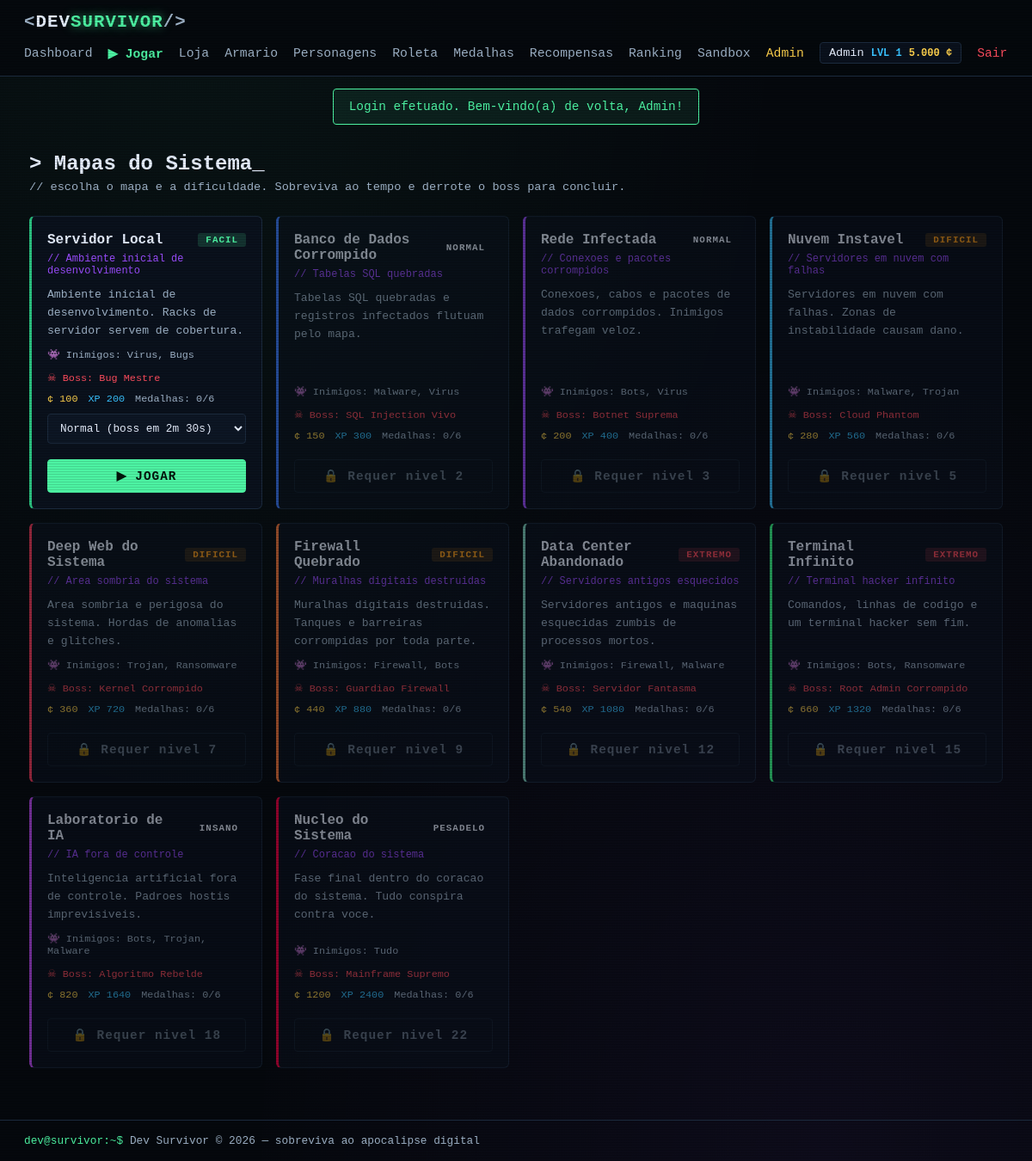
Screenshot of /pages/maps.php (signed in) with the database file from the repository.
### tables this page shows
CREATE TABLE players_stats (
  id                  INT UNSIGNED NOT NULL AUTO_INCREMENT,
  user_id             INT UNSIGNED NOT NULL,
  level               INT UNSIGNED NOT NULL DEFAULT 1,
  xp                  INT UNSIGNED NOT NULL DEFAULT 0,
  coins               INT UNSIGNED NOT NULL DEFAULT 0,
  total_score         BIGINT UNSIGNED NOT NULL DEFAULT 0,
  total_kills         INT UNSIGNED NOT NULL DEFAULT 0,
  total_matches       INT UNSIGNED NOT NULL DEFAULT 0,
  total_survival_time INT UNSIGNED NOT NULL DEFAULT 0,
  best_score          INT UNSIGNED NOT NULL DEFAULT 0,
  best_kills          INT UNSIGNED NOT NULL DEFAULT 0,
  best_survival_time  INT UNSIGNED NOT NULL DEFAULT 0,
  maps_completed      INT UNSIGNED NOT NULL DEFAULT 0,
  last_free_roulette  DATE NULL,
  created_at          TIMESTAMP NOT NULL DEFAULT CURRENT_TIMESTAMP,
  updated_at          TIMESTAMP NOT NULL DEFAULT CURRENT_TIMESTAMP ON UPDATE CURRENT_TIMESTAMP,
  PRIMARY KEY (id),
  UNIQUE KEY uq_stats_user (user_id),
  CONSTRAINT fk_stats_user FOREIGN KEY (user_id) REFERENCES users (id) ON DELETE CASCADE
);

CREATE TABLE users (
  id         INT UNSIGNED NOT NULL AUTO_INCREMENT,
  name       VARCHAR(60)  NOT NULL,
  email      VARCHAR(120) NOT NULL,
  password   VARCHAR(255) NOT NULL,
  is_admin   TINYINT(1)   NOT NULL DEFAULT 0,
  created_at TIMESTAMP    NOT NULL DEFAULT CURRENT_TIMESTAMP,
  updated_at TIMESTAMP    NOT NULL DEFAULT CURRENT_TIMESTAMP ON UPDATE CURRENT_TIMESTAMP,
  PRIMARY KEY (id),
  UNIQUE KEY uq_users_email (email)
);

CREATE TABLE maps (
  id               INT UNSIGNED NOT NULL AUTO_INCREMENT,
  name             VARCHAR(80)  NOT NULL,
  slug             VARCHAR(80)  NOT NULL,
  description      TEXT         NULL,
  theme            VARCHAR(120) NULL,
  difficulty       VARCHAR(20)  NOT NULL DEFAULT 'facil',  
  main_enemies     VARCHAR(160) NULL,
  boss_id          INT UNSIGNED NULL,
  width            INT UNSIGNED NOT NULL DEFAULT 2000,
  height           INT UNSIGNED NOT NULL DEFAULT 2000,
  bg_color         VARCHAR(20)  NOT NULL DEFAULT '#060a12',
  accent_color     VARCHAR(20)  NOT NULL DEFAULT '#1f6f4a',
  obstacle_style   VARCHAR(30)  NOT NULL DEFAULT 'blocks',
  obstacle_count   INT UNSIGNED NOT NULL DEFAULT 18,
  enemy_multiplier FLOAT        NOT NULL DEFAULT 1.0,
  spawn_rate       FLOAT        NOT NULL DEFAULT 1.0,
  has_hazards      TINYINT(1)   NOT NULL DEFAULT 0,
  reward_coins     INT UNSIGNED NOT NULL DEFAULT 100,  
  reward_xp        INT UNSIGNED NOT NULL DEFAULT 200,
  unlock_level     INT UNSIGNED NOT NULL DEFAULT 1,
  created_at       TIMESTAMP    NOT NULL DEFAULT CURRENT_TIMESTAMP,
  PRIMARY KEY (id),
  UNIQUE KEY uq_maps_slug (slug)
);

CREATE TABLE bosses (
  id            INT UNSIGNED NOT NULL AUTO_INCREMENT,
  name          VARCHAR(80)  NOT NULL,
  slug          VARCHAR(80)  NOT NULL,
  description   TEXT         NULL,
  map_id        INT UNSIGNED NULL,
  health        INT UNSIGNED NOT NULL DEFAULT 1500,
  speed         FLOAT        NOT NULL DEFAULT 60,
  damage        INT UNSIGNED NOT NULL DEFAULT 30,
  size          INT UNSIGNED NOT NULL DEFAULT 46,
  color         VARCHAR(20)  NOT NULL DEFAULT '#ff0044',
  special_attack VARCHAR(30) NOT NULL DEFAULT 'radial',  
  xp_reward     INT UNSIGNED NOT NULL DEFAULT 400,
  coin_reward   INT UNSIGNED NOT NULL DEFAULT 80,
  score_reward  INT UNSIGNED NOT NULL DEFAULT 1000,
  created_at    TIMESTAMP    NOT NULL DEFAULT CURRENT_TIMESTAMP,
  PRIMARY KEY (id),
  UNIQUE KEY uq_bosses_slug (slug)
);

### includes/auth.php (called while the page is built, shortened)
<?php
require_once __DIR__ . '/../config/database.php';
function e($value): string
{
    return htmlspecialchars((string)$value, ENT_QUOTES, 'UTF-8');
}
function getFlashes(): array
{
    $flashes = $_SESSION['flash'] ?? [];
    return $flashes;
}
function isLoggedIn(): bool
{
    return isset($_SESSION['user_id']);
}
function isAdmin(): bool
{
    return isLoggedIn() && !empty($_SESSION['is_admin']);
}
function currentUser(): ?array
{
    static $user = null;
    static $loaded = false;
    if (!$loaded) {
        $loaded = true;
        if (isLoggedIn()) {
            $stmt = db()->prepare(
                'SELECT u.id, u.name, u.email, u.is_admin, u.created_at,
                        s.level, s.xp, s.coins, s.total_score, s.total_kills,
                        s.total_matches, s.total_survival_time,
                        s.best_score, s.best_kills, s.best_survival_time
                 FROM users u
                 LEFT JOIN players_stats s ON s.user_id = u.id
                 WHERE u.id = ?'
            );
            $stmt->execute([$_SESSION['user_id']]);
            $user = $stmt->fetch() ?: null;
        }
    }
    return $user;
}

### config/database.php (called while the page is built, shortened)
<?php
function db(): PDO
{
    static $pdo = null;
    if ($pdo === null) {
        $dsn = 'mysql:host=' . DB_HOST . ';dbname=' . DB_NAME . ';charset=' . DB_CHARSET;
        try {
            $pdo = new PDO($dsn, DB_USER, DB_PASS, [
                PDO::ATTR_ERRMODE            => PDO::ERRMODE_EXCEPTION,
                PDO::ATTR_DEFAULT_FETCH_MODE => PDO::FETCH_ASSOC,
                PDO::ATTR_EMULATE_PREPARES   => false,
            ]);
        } catch (PDOException $e) {
            http_response_code(500);
            die(
                '<div style="font-family:monospace;background:#0a0f14;color:#ff4d5e;padding:40px;min-height:100vh">' .
                '<h1>[ERRO] Falha na conexao com o banco de dados</h1>' .
                '<p style="color:#9fb3c8">Verifique se o MySQL esta rodando no XAMPP e se o banco ' .
                '<strong style="color:#4df3a3">dev_survivor</strong> foi importado no phpMyAdmin (arquivo install.sql).</p>' .
                '<p style="color:#5c6b7a">Detalhe: ' . htmlspecialchars($e->getMessage(), ENT_QUOTES, 'UTF-8') . '</p>' .
                '</div>'
            );
        }
    }
    return $pdo;
}

### pages/maps.php (the view, shortened to what this page needs)
<?php
require_once __DIR__ . '/../includes/auth.php';
$user = currentUser();
$accountLevel = (int)($user['level'] ?? 1);
$pdo = db();
$maps = $pdo->query('SELECT m.*, b.name AS boss_name FROM maps m LEFT JOIN bosses b ON b.id = m.boss_id ORDER BY m.unlock_level, m.id')->fetchAll();
$difficulties = $pdo->query('SELECT * FROM difficulty_modes ORDER BY order_index')->fetchAll();
$completed = [];
$totalDiffs = count($difficulties);
require_once __DIR__ . '/../includes/header.php';
?>
<h1 class="page-title">&gt; Mapas do Sistema<span class="cursor">_</span></h1>
<p class="page-sub">// escolha o mapa e a dificuldade. Sobreviva ao tempo e derrote o boss para concluir.</p>
<section class="maps-grid">
    <?php foreach ($maps as $map):
        $locked = $accountLevel < (int)$map['unlock_level'];
        $done = $completed[(int)$map['id']] ?? 0;
    ?>
        <div class="map-card <?= $locked ? 'map-locked' : '' ?>" style="--map-accent: <?= e($map['accent_color']) ?>">
            <div class="map-head">
                <h3><?= e($map['name']) ?></h3>
                <span class="badge badge-<?= e($map['difficulty']) ?>"><?= e(strtoupper($map['difficulty'])) ?></span>
            </div>
            <p class="map-theme">// <?= e($map['theme']) ?></p>
            <p class="map-desc"><?= e($map['description']) ?></p>
            <div class="map-meta">
                <span>&#128126; Inimigos: <?= e($map['main_enemies']) ?></span>
                <span class="tx-red">&#9760; Boss: <?= e($map['boss_name'] ?? '—') ?></span>
            </div>
            <div class="map-meta">
                <span class="tx-yellow">&cent; <?= e($map['reward_coins']) ?></span>
                <span class="tx-blue">XP <?= e($map['reward_xp']) ?></span>
                <span>Medalhas: <?= e($done) ?>/<?= e($totalDiffs) ?></span>
            </div>
            <?php if ($locked): ?>
                <span class="btn btn-disabled btn-block">&#128274; Requer nivel <?= e($map['unlock_level']) ?></span>
            <?php else: ?>
                <form method="get" action="<?= e(BASE_URL) ?>/game/index.php" class="map-launch">
                    <select name="diff" class="map-diff-select">
                        <?php foreach ($difficulties as $d): ?>
                            <option value="<?= e($d['slug']) ?>" <?= $d['slug'] === 'normal' ? 'selected' : '' ?>>
                                <?= e($d['name']) ?> (boss em <?= e(formatTime((int)$d['time_required'])) ?>)
                            </option>
                        <?php endforeach; ?>
                    </select>
                    <button type="submit" class="btn btn-primary btn-block">&#9654; JOGAR</button>
                </form>
            <?php endif; ?>
        </div>
    <?php endforeach; ?>
</section>
<?php require_once __DIR__ . '/../includes/footer.php'; ?>

### includes/header.php (shortened to what this page needs)
<?php
require_once __DIR__ . '/auth.php';
$user = currentUser();
?>
<!DOCTYPE html>
<html lang="pt-BR">
<head>
    <link rel="stylesheet" href="<?= e(BASE_URL) ?>/assets/css/style.css">
</head>
<body>
<div class="scanlines"></div>
<header class="topbar">
    <a class="logo" href="<?= e(BASE_URL) ?>/index.php">
        <span class="logo-bracket">&lt;</span>DEV<span class="logo-accent">SURVIVOR</span><span class="logo-bracket">/&gt;</span>
    </a>
    <nav class="nav">
        <?php if (isLoggedIn()): ?>
            <a href="<?= e(BASE_URL) ?>/pages/dashboard.php">Dashboard</a>
            <a href="<?= e(BASE_URL) ?>/pages/maps.php" class="nav-play">&#9654; Jogar</a>
            <a href="<?= e(BASE_URL) ?>/pages/store.php">Loja</a>
            <a href="<?= e(BASE_URL) ?>/pages/locker.php">Armario</a>
            <a href="<?= e(BASE_URL) ?>/pages/characters.php">Personagens</a>
            <a href="<?= e(BASE_URL) ?>/pages/roulette.php">Roleta</a>
            <a href="<?= e(BASE_URL) ?>/pages/medals.php">Medalhas</a>
            <a href="<?= e(BASE_URL) ?>/pages/rewards.php">Recompensas</a>
            <a href="<?= e(BASE_URL) ?>/pages/ranking.php">Ranking</a>
            <a href="<?= e(BASE_URL) ?>/pages/sandbox.php">Sandbox</a>
            <?php if (isAdmin()): ?>
                <a href="<?= e(BASE_URL) ?>/pages/admin.php" class="nav-admin">Admin</a>
            <?php endif; ?>
            <span class="nav-user">
                <span class="nav-user-name"><?= e($user['name'] ?? '') ?></span>
                <span class="nav-user-level">LVL <?= e($user['level'] ?? 1) ?></span>
                <span class="nav-user-coins"><?= e(number_format((int)($user['coins'] ?? 0), 0, ',', '.')) ?> &cent;</span>
            </span>
            <a href="<?= e(BASE_URL) ?>/logout.php" class="nav-logout">Sair</a>
        <?php else: ?>
            <a href="<?= e(BASE_URL) ?>/pages/ranking.php">Ranking</a>
            <a href="<?= e(BASE_URL) ?>/pages/login.php">Login</a>
            <a href="<?= e(BASE_URL) ?>/pages/register.php" class="nav-play">Criar Conta</a>
        <?php endif; ?>
    </nav>
</header>
<?php foreach (getFlashes() as $f): ?>
    <div class="flash flash-<?= e($f['type']) ?>"><?= e($f['message']) ?></div>
<?php endforeach; ?>
<main class="container">

### rows the page displays
players_stats: user.name "Admin", level "1", coins "5.000"
maps: name "Servidor Local", difficulty "FACIL", theme "Ambiente inicial de desenvolvimento", description "Ambiente inicial de desenvolvimento. Racks de servidor servem de cobertura.", main_enemies "Virus, Bugs", boss.name "Bug Mestre", reward_coins "100", reward_xp "200", id "0"
maps: name "Banco de Dados Corrompido", difficulty "NORMAL", theme "Tabelas SQL quebradas", description "Tabelas SQL quebradas e registros infectados flutuam pelo mapa.", main_enemies "Malware, Virus", boss.name "SQL Injection Vivo", reward_coins "150", reward_xp "300", id "0", unlock_level "2"
maps: name "Rede Infectada", difficulty "NORMAL", theme "Conexoes e pacotes corrompidos", description "Conexoes, cabos e pacotes de dados corrompidos. Inimigos trafegam veloz.", main_enemies "Bots, Virus", boss.name "Botnet Suprema", reward_coins "200", reward_xp "400", id "0", unlock_level "3"
maps: name "Nuvem Instavel", difficulty "DIFICIL", theme "Servidores em nuvem com falhas", description "Servidores em nuvem com falhas. Zonas de instabilidade causam dano.", main_enemies "Malware, Trojan", boss.name "Cloud Phantom", reward_coins "280", reward_xp "560", id "0", unlock_level "5"
maps: name "Deep Web do Sistema", difficulty "DIFICIL", theme "Area sombria do sistema", description "Area sombria e perigosa do sistema. Hordas de anomalias e glitches.", main_enemies "Trojan, Ransomware", boss.name "Kernel Corrompido", reward_coins "360", reward_xp "720", id "0", unlock_level "7"
maps: name "Firewall Quebrado", difficulty "DIFICIL", theme "Muralhas digitais destruidas", description "Muralhas digitais destruidas. Tanques e barreiras corrompidas por toda parte.", main_enemies "Firewall, Bots", boss.name "Guardiao Firewall", reward_coins "440", reward_xp "880", id "0", unlock_level "9"
maps: name "Data Center Abandonado", difficulty "EXTREMO", theme "Servidores antigos esquecidos", description "Servidores antigos e maquinas esquecidas zumbis de processos mortos.", main_enemies "Firewall, Malware", boss.name "Servidor Fantasma", reward_coins "540", reward_xp "1080", id "0", unlock_level "12"
maps: name "Terminal Infinito", difficulty "EXTREMO", theme "Terminal hacker infinito", description "Comandos, linhas de codigo e um terminal hacker sem fim.", main_enemies "Bots, Ransomware", boss.name "Root Admin Corrompido", reward_coins "660", reward_xp "1320", id "0", unlock_level "15"
maps: name "Laboratorio de IA", difficulty "INSANO", theme "IA fora de controle", description "Inteligencia artificial fora de controle. Padroes hostis imprevisiveis.", main_enemies "Bots, Trojan, Malware", boss.name "Algoritmo Rebelde", reward_coins "820", reward_xp "1640", id "0", unlock_level "18"
maps: name "Nucleo do Sistema", difficulty "PESADELO", theme "Coracao do sistema", description "Fase final dentro do coracao do sistema. Tudo conspira contra voce.", main_enemies "Tudo", boss.name "Mainframe Supremo", reward_coins "1200", reward_xp "2400", id "0", unlock_level "22"

### other values shown
$f['message'] "Login efetuado. Bem-vindo(a) de volta, Admin!"
form field diff "Normal (boss em 2m 30s)"
